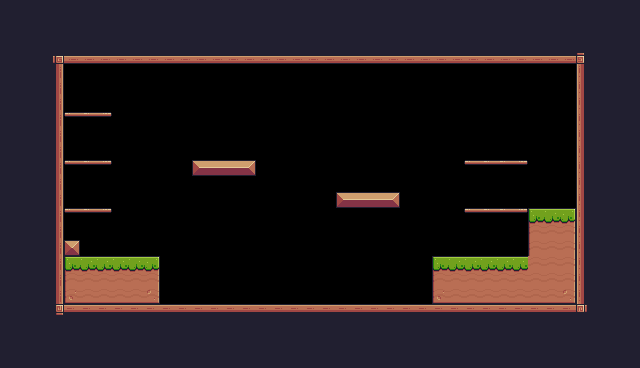

This game map was drawn from its Tiled (.tmx) file and the tilesets committed beside it. A one-line description and the full map source follow:
An orthogonal 40x23 tile map with 16x16 px tiles, 1 tile layer (Background) and 30 objects (11x Fruit, 5x Platform, 2x Saw, Player, CheckPoint).

<map version="1.10" tiledversion="1.10.2" orientation="orthogonal" renderorder="right-down" width="40" height="23" tilewidth="16" tileheight="16" infinite="0" nextlayerid="5" nextobjectid="46">
 <tileset firstgid="1" source="Pixel Adventure.tsx" />
 <layer id="1" name="Background" width="40" height="23">
  <properties>
   <property name="backgroundColor" value="Gray" />
  </properties>
  <data encoding="csv">
24,24,24,24,24,24,24,24,24,24,24,24,24,24,24,24,24,24,24,24,24,24,24,24,24,24,24,24,24,24,24,24,24,24,24,24,24,24,24,24,
24,24,24,24,24,24,24,24,24,24,24,24,24,24,24,24,24,24,24,24,24,24,24,24,24,24,24,24,24,24,24,24,24,24,24,24,24,24,24,24,
24,24,24,24,24,24,24,24,24,24,24,24,24,24,24,24,24,24,24,24,24,24,24,24,24,24,24,24,24,24,24,24,24,24,24,24,24,24,24,24,
24,24,24,92,134,134,134,134,134,134,134,134,134,134,134,134,134,134,134,134,134,134,134,134,134,134,134,134,134,134,134,134,134,134,134,134,93,24,24,24,
24,24,24,113,0,0,0,0,0,0,0,0,0,0,0,0,0,0,0,0,0,0,0,0,0,0,0,0,0,0,0,0,0,0,0,0,111,24,24,24,
24,24,24,113,0,0,0,0,0,0,0,0,0,0,0,0,0,0,0,0,0,0,0,0,0,0,0,0,0,0,0,0,0,0,0,0,111,24,24,24,
24,24,24,113,0,0,0,0,0,0,0,0,0,0,0,0,0,0,0,0,0,0,0,0,0,0,0,0,0,0,0,0,0,0,0,0,111,24,24,24,
24,24,24,113,40,41,42,0,0,0,0,0,0,0,0,0,0,0,0,0,0,0,0,0,0,0,0,0,0,0,0,0,0,0,0,0,111,24,24,24,
24,24,24,113,0,0,0,0,0,0,0,0,0,0,0,0,0,0,0,0,0,0,0,0,0,0,0,0,0,0,0,0,0,0,0,0,111,24,24,24,
24,24,24,113,0,0,0,0,0,0,0,0,0,0,0,0,0,0,0,0,0,0,0,0,0,0,0,0,0,0,0,0,0,0,0,0,111,24,24,24,
24,24,24,113,40,41,42,0,0,0,0,0,13,14,14,15,0,0,0,0,0,0,0,0,0,0,0,0,0,40,41,41,42,0,0,0,111,24,24,24,
24,24,24,113,0,0,0,0,0,0,0,0,0,0,0,0,0,0,0,0,0,0,0,0,0,0,0,0,0,0,0,0,0,0,0,0,111,24,24,24,
24,24,24,113,0,0,0,0,0,0,0,0,0,0,0,0,0,0,0,0,0,13,14,14,15,0,0,0,0,0,0,0,0,0,0,0,111,24,24,24,
24,24,24,113,40,41,42,0,0,0,0,0,0,0,0,0,0,0,0,0,0,0,0,0,0,0,0,0,0,40,41,41,42,7,8,9,111,24,24,24,
24,24,24,113,0,0,0,0,0,0,0,0,0,0,0,0,0,0,0,0,0,0,0,0,0,0,0,0,0,0,0,0,0,29,30,31,111,24,24,24,
24,24,24,113,35,0,0,0,0,0,0,0,0,0,0,0,0,0,0,0,0,0,0,0,0,0,0,0,0,0,0,0,0,29,30,31,111,24,24,24,
24,24,24,113,7,8,8,8,8,9,0,0,0,0,0,0,0,0,0,0,0,0,0,0,0,0,0,7,8,8,8,8,8,30,30,31,111,24,24,24,
24,24,24,113,29,30,30,30,30,31,0,0,0,0,0,0,0,0,0,0,0,0,0,0,0,0,0,29,30,30,30,30,30,30,30,31,111,24,24,24,
24,24,24,113,51,52,52,52,52,53,0,0,0,0,0,0,0,0,0,0,0,0,0,0,0,0,0,51,52,52,52,52,52,52,52,53,111,24,24,24,
24,24,24,114,90,90,90,90,90,90,90,90,90,90,90,90,90,90,90,90,90,90,90,90,90,90,90,90,90,90,90,90,90,90,90,90,115,24,24,24,
24,24,24,24,24,24,24,24,24,24,24,24,24,24,24,24,24,24,24,24,24,24,24,24,24,24,24,24,24,24,24,24,24,24,24,24,24,24,24,24,
24,24,24,24,24,24,24,24,24,24,24,24,24,24,24,24,24,24,24,24,24,24,24,24,24,24,24,24,24,24,24,24,24,24,24,24,24,24,24,24,
24,24,24,24,24,24,24,24,24,24,24,24,24,24,24,24,24,24,24,24,24,24,24,24,24,24,24,24,24,24,24,24,24,24,24,24,24,24,24,24
</data>
 </layer>
 <objectgroup id="2" name="SpawnPoints">
  <object id="8" name="Player" type="Player" x="128" y="224" width="32" height="32" />
  <object id="28" name="Bananas" type="Fruit" x="80" y="80" width="32" height="32" />
  <object id="30" name="Orange" type="Fruit" x="80" y="128" width="32" height="32" />
  <object id="31" name="Apple" type="Fruit" x="80" y="176" width="32" height="32" />
  <object id="32" name="Cherries" type="Fruit" x="192" y="128" width="32" height="32" />
  <object id="33" name="Cherries" type="Fruit" x="224" y="128" width="32" height="32" />
  <object id="34" name="Cherries" type="Fruit" x="208" y="96" width="32" height="32" />
  <object id="35" name="Cherries" type="Fruit" x="336" y="160" width="32" height="32" />
  <object id="37" name="Cherries" type="Fruit" x="368" y="160" width="32" height="32" />
  <object id="38" name="Cherries" type="Fruit" x="352" y="128" width="32" height="32" />
  <object id="39" name="Kiwi" type="Fruit" x="480" y="128" width="32" height="32" />
  <object id="40" name="Kiwi" type="Fruit" x="480" y="176" width="32" height="32" />
  <object id="41" type="Saw" x="288" y="288" width="32" height="32">
   <properties>
    <property name="isVertical" type="bool" value="false" />
    <property name="offsetNeg" type="float" value="8" />
    <property name="offsetPos" type="float" value="7" />
   </properties>
  </object>
  <object id="42" type="Saw" x="288" y="128" width="32" height="32">
   <properties>
    <property name="isVertical" type="bool" value="true" />
    <property name="offsetNeg" type="float" value="4" />
    <property name="offsetPos" type="float" value="3" />
   </properties>
  </object>
  <object id="45" type="CheckPoint" x="528" y="160" width="48" height="48" />
 </objectgroup>
 <objectgroup id="4" name="Collisions">
  <object id="11" x="48" y="48" width="16" height="272" />
  <object id="12" x="48" y="48" width="544" height="16" />
  <object id="13" x="576" y="64" width="16" height="240" />
  <object id="14" x="48" y="304" width="544" height="16" />
  <object id="17" x="64" y="256" width="96" height="48" />
  <object id="18" x="432" y="256" width="96" height="48" />
  <object id="19" x="336" y="192" width="64" height="16" />
  <object id="20" x="192" y="160" width="64" height="16" />
  <object id="21" x="64" y="240" width="16" height="16" />
  <object id="23" type="Platform" x="464" y="208" width="64" height="16" />
  <object id="24" type="Platform" x="464" y="159.427" width="64" height="14.8539" />
  <object id="25" type="Platform" x="64" y="112" width="48" height="16" />
  <object id="26" type="Platform" x="64" y="160" width="48" height="16" />
  <object id="27" type="Platform" x="64" y="208" width="48" height="16" />
  <object id="43" x="528" y="208" width="48" height="96" />
 </objectgroup>
</map>
